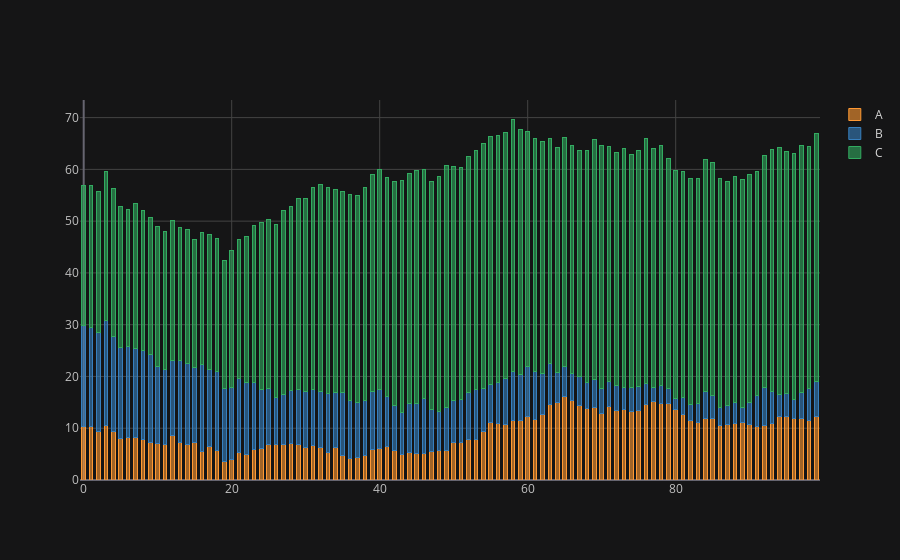

The code cell stored with this chart in its notebook:
### Markdown cell above
Solar

### Code cell
cf.set_config_file(theme='solar')
df.iplot(kind='bar', barmode='stack', bargap=0.5)
